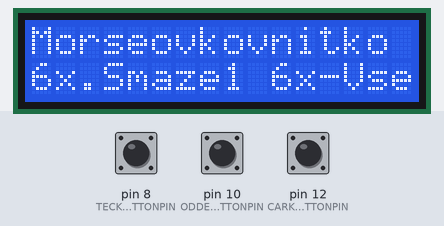
This sketch was run on a simulated Arduino Uno, built with avr-gcc and run on an emulated ATmega328P. On the bench: 16×2 character LCD. The test bench sets the inputs (shaded band); at power-on: pin 8 (TECKABUTTONPIN) LOW, pin 10 (ODDELBUTTONPIN) LOW, pin 12 (CARKABUTTONPIN) LOW.

Above: at 1.2 s.
1.3 s: pin 8 (TECKABUTTONPIN) pulled HIGH for 0.15 s
At 1.8 s:
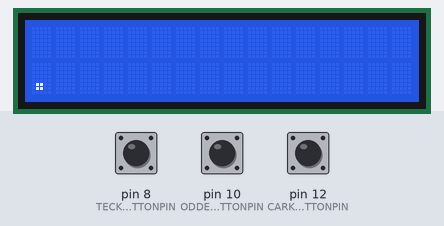
2.9 s: pin 10 (ODDELBUTTONPIN) pulled HIGH for 0.15 s
At 4.2 s:
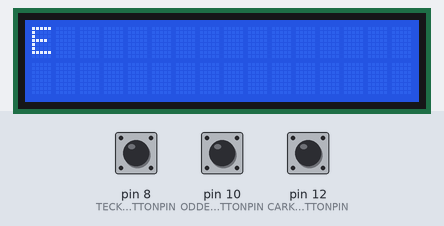
4.5 s: pin 12 (CARKABUTTONPIN) pulled HIGH for 0.15 s
6.1 s: pin 10 (ODDELBUTTONPIN) pulled HIGH for 1 s
At 8.0 s:
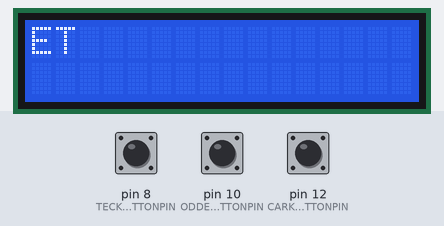
8.6 s: pin 8 (TECKABUTTONPIN) pulled HIGH for 1 s
11.1 s: pin 10 (ODDELBUTTONPIN) pulled HIGH for 0.15 s
At 11.8 s:
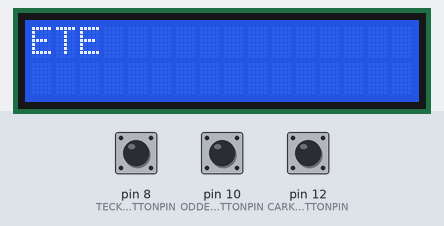
Timing chart, 0 to 13.7 s (numbered marks = the images above; inputs shaded):
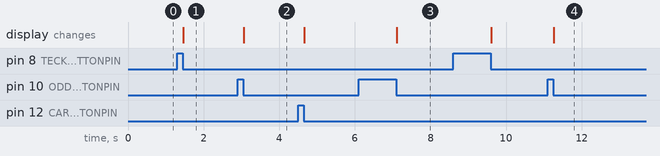

Measured:
- after the input at 1.3 s, the display: changes after 0.15 s (image 1)
- after the input at 2.9 s, the display: changes after 0.15 s (image 2)
- after the input at 6.1 s, the display: changes after 1.0 s (image 3)
- after the input at 11.1 s, the display: changes after 0.16 s (image 4)

The sketch:

lcd_morse_writer.ino
```cpp
#include "src/logic.h"

void setup() {
	morse_init();
}

void loop() {
	morse_loop();
}
```

logic.cpp
```cpp
#include "logic.h"
#include <Wire.h> // pro práci s I2C
#include <LiquidCrystal_I2C.h> // pro práci s displayem

int carkaButtonState = 0;
int carkaButtonLastState = 0;
int teckaButtonState = 0;
int teckaButtonLastState = 0;
int oddelButtonState = 0;
int oddelButtonLastState = 0;
String tonesBuffer;
String text;
String expectedText;

String symbolsAlphabet[][2] =
{
	{ ".-","A" },
	{ "-...","B" },
	{ "-.-.","C" },
	{ "-..","D" },
	{ ".","E" },
	{ "..-.","F" },
	{ "--.","G" },
	{ "....","H" },
	{ "..","I" },
	{ ".---","J" },
	{ "-.-","K" },
	{ ".-..","L" },
	{ "--","M" },
	{ "-.","N" },
	{ "---","O" },
	{ ".--.","P" },
	{ "--.-","Q" },
	{ ".-.","R" },
	{ "...","S" },
	{ "-","T" },
	{ "..-","U" },
	{ "...-","V" },
	{ ".--","W" },
	{ "-..-","X" },
	{ "-.--","Y" },
	{ "--..","Z" },
	{ ".----","1" },
	{ "..---","2" },
	{ "...--","3" },
	{ "....-","4" },
	{ ".....","5" },
	{ "-....","6" },
	{ "--...","7" },
	{ "---..","8" },
	{ "----.","9" },
	{ "-----","0"}
};

static LiquidCrystal_I2C lcd(0x27, DISPLAY_NUMOFCOLUMNS, 2);
char getToneFromButtonStates()
{
	//vrátí v případě uvolnění tlačítka
	//tedy když nynější stav je 0, předchozí 1

	if (!carkaButtonState&& carkaButtonLastState)
		return '-';
	if (!teckaButtonState && teckaButtonLastState)
		return '.';
	if (!oddelButtonState && oddelButtonLastState)
		return ' ';

	return (char)0;

}


char getSymbolFromBuffer()
{
	if (tonesBuffer == "")
		return ' '; //udělá mezeru, pokud předím nejsou žádné znaky

	for (int i = 0; i < sizeof symbolsAlphabet / sizeof symbolsAlphabet[0]; i++)
		//Projdu všechny symboly a porovnávám buffer s abecedou
		if (tonesBuffer == symbolsAlphabet[i][0])
			return symbolsAlphabet[i][1][0];//pokud se rovna vrátím daný symbol

	//Buffer neodpovídá žádnému symbolu, pošlu tedy nic
	return (char)0;
}

void extractActionFromTonesBuffer()
{
	if (tonesBuffer == "......")//6x tečka
		text.remove(text.length() - 1, 1);//umaže jedno písmeno
	if (tonesBuffer == "------")//6x čárka
		text = "";//smaže celý text
}


static char shadow[2][DISPLAY_NUMOFCOLUMNS + 1];   // what the LCD shows (it cannot be read back)

static void loop_pass();

static void shadow_set(uint8_t row, const char* s) {
	memset(shadow[row], ' ', DISPLAY_NUMOFCOLUMNS);
	shadow[row][DISPLAY_NUMOFCOLUMNS] = '\0';
	for (uint8_t i = 0; s[i] != '\0' && i < DISPLAY_NUMOFCOLUMNS; i++)
		shadow[row][i] = s[i];
}

void morse_init() {
	// power-up values (testability: morse_init() can be called again)
	carkaButtonState = carkaButtonLastState = 0;
	teckaButtonState = teckaButtonLastState = 0;
	oddelButtonState = oddelButtonLastState = 0;
	tonesBuffer = "";
	text = "";

	lcd.init();
	lcd.backlight();
	lcd.print("Morseovkovnitko");
	lcd.setCursor(0, 1);
	lcd.print("6x.Smaze1 6x-Vse");
	shadow_set(0, "Morseovkovnitko");
	shadow_set(1, "6x.Smaze1 6x-Vse");

	pinMode(CARKABUTTONPIN, INPUT);
	pinMode(TECKABUTTONPIN, INPUT);
	pinMode(ODDELBUTTONPIN, INPUT);
}

void morse_loop() {
	//načtení stavů tlačítek
	morse_loop_with(digitalRead(CARKABUTTONPIN), digitalRead(TECKABUTTONPIN), digitalRead(ODDELBUTTONPIN));
}

void morse_loop_with(int carka, int tecka, int oddel) {
	carkaButtonState = carka;
	teckaButtonState = tecka;
	oddelButtonState = oddel;
	loop_pass();
}

const char* morse_text() {
	return text.c_str();
}

const char* morse_tones() {
	return tonesBuffer.c_str();
}

const char* morse_lcd_line(uint8_t row) {
	return shadow[row % 2];
}

static void loop_pass() {

	char tone = getToneFromButtonStates();//zjistí jestli a jaké tlačítko je stisklé

	if (tone != (char)0)
	{
		if (tone == ' ')//ukončuji sekvenci tónů, hledám symbol
		{
			char symbol = getSymbolFromBuffer();

			if (symbol != (char)0)//Sled tónů nalezl nějaký symbol, zapíše se do textu
			{
				text += symbol;
				if (text.length() > DISPLAY_NUMOFCOLUMNS)//Pokud přesáhne počet znaků velikost displaye,
					//napíše se nový znak na první místo. Ostatní se vymažou.
				{
					text = (String)symbol;
				}
			}
			else//Sled tónů nedává žádný symbol, ale možná nějakou akci (například vymazání znaku)
			{
				extractActionFromTonesBuffer();
			}
			tonesBuffer = "";//vymaže se buffer (čárky a tečky)
		}
		else//čárka nebo tečka
		{
			tonesBuffer += tone;
			if (tonesBuffer.length() > DISPLAY_NUMOFCOLUMNS)//pokud je tónů víc než velikost displaye, vymže se buffer
			{
				tonesBuffer = (String)tone;
			}
		}

		//psaní na display se provádí pouze v případě, že bylo zmačknuté nějaké tlačítko

		lcd.clear();//vyčistí se display
		lcd.print(text);//napíše se text
		lcd.setCursor(0, 1);
		lcd.print(tonesBuffer);//napíše se sled tónů
		shadow_set(0, text.c_str());
		shadow_set(1, tonesBuffer.c_str());

	}

	//aktualizuje se předchozí stav
	carkaButtonLastState = carkaButtonState;
	teckaButtonLastState = teckaButtonState;
	oddelButtonLastState = oddelButtonState;

}
```

logic.h
```cpp
// (licence header left out)
#pragma once
#include <Arduino.h>

#define CARKABUTTONPIN 12        // dash button, HIGH = pressed (external pull-down)
#define TECKABUTTONPIN 8         // dot button
#define ODDELBUTTONPIN 10        // separator button: ends a letter; with an empty buffer types a space
#define DISPLAY_NUMOFCOLUMNS 16  // 16x2 display

// Button states of the current and the previous loop pass (1 = pressed); a tone is taken on release
extern int carkaButtonState, carkaButtonLastState;
extern int teckaButtonState, teckaButtonLastState;
extern int oddelButtonState, oddelButtonLastState;
extern String tonesBuffer;       // dots and dashes typed since the last separator
extern String text;              // decoded text (restarts with the new letter when it exceeds 16 characters)

void morse_init();               // setup(): LCD greeting, button pins; also clears text, buffer and button history
void morse_loop();               // one loop() pass reading the three buttons
void morse_loop_with(int carka, int tecka, int oddel);  // the same pass with given button states (1 = pressed)
char getToneFromButtonStates();  // '-', '.', ' ' for a button just released, else 0
char getSymbolFromBuffer();      // letter for tonesBuffer; ' ' for an empty buffer; 0 if unknown
void extractActionFromTonesBuffer();  // "......" deletes the last letter, "------" clears the text

const char* morse_text();
const char* morse_tones();
const char* morse_lcd_line(uint8_t row);  // text on LCD row 0 or 1: 16 characters, empty cells are spaces
```
